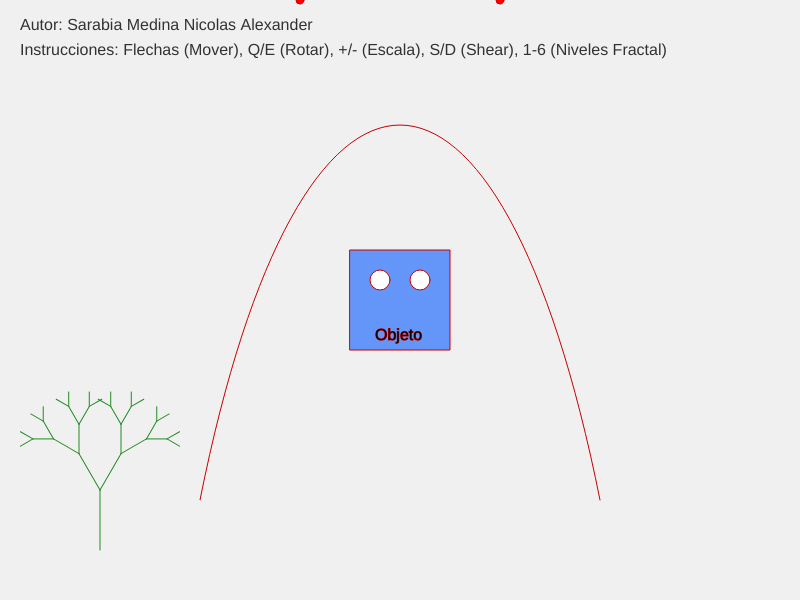
Frame 1 (no input)
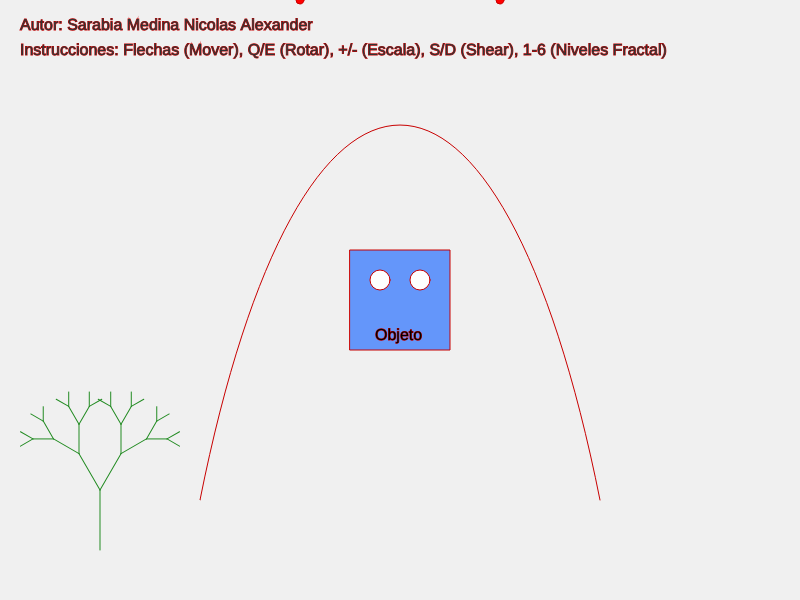
Frame 60 (no input)
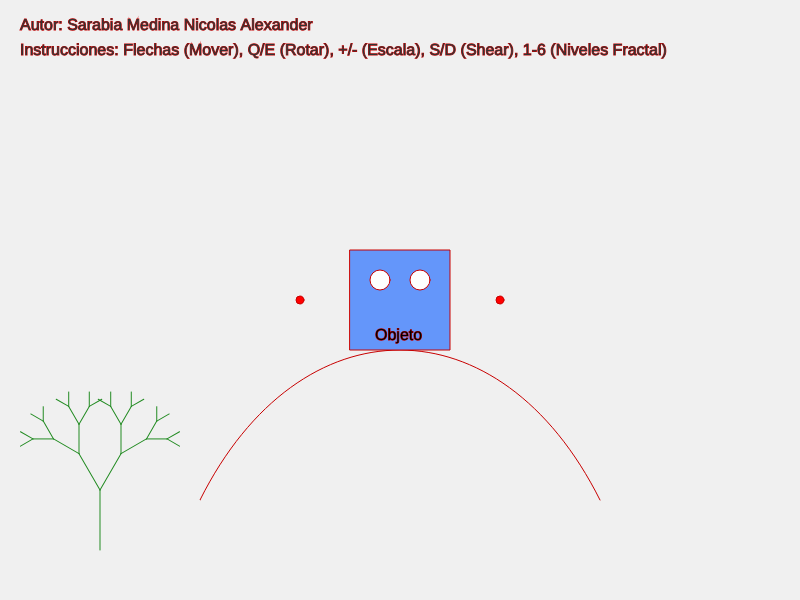
Frame 120 (the mouse pressed at the canvas centre since frame 60)

The p5.js sketch that drew these frames (run headless with seeded random() and noise() and a simulated clock; from frame 60 on, the mouse is pressed at the canvas centre):

// p5.js sketch
// ── sketch.js
let posX, posY, escala = 1.0, angulo = 0, sesgo = 0;
let p1y = 80; 
let niveles = 4;

function setup() {
  createCanvas(800, 600);
  posX = width / 2;
  posY = height / 2;
  rectMode(CENTER);
}

function draw() {
  background(240);
  
  textAlign(LEFT);
  textSize(16);
  fill(50);
  text("Autor: Sarabia Medina Nicolas Alexander", 20, 30);
  text("Instrucciones: Flechas (Mover), Q/E (Rotar), +/- (Escala), S/D (Shear), 1-6 (Niveles Fractal)", 20, 55);

  dibujarCurva();

  push();
  aplicarTransformaciones();
  dibujarPersonaje();
  pop();

  push();
  translate(100, height - 50);
  dibujarFractal(60, niveles);
  pop();

  procesarEntradas();
}

function aplicarTransformaciones() {
  translate(posX, posY); 
  rotate(angulo);        
  scale(escala);         
  shearX(sesgo);         
}

function dibujarPersonaje() {
  fill(100, 150, 250);
  rect(0, 0, 100, 100); 
  fill(255);
  circle(-20, -20, 20); 
  circle(20, -20, 20);  
  fill(0);
  text("Objeto", -25, 40);
}

function dibujarCurva() {
  noFill();
  stroke(200, 0, 0);
  p1y = mouseY;
  bezier(200, 500, 300, p1y, 500, p1y, 600, 500); 
  fill(255, 0, 0);
  circle(300, p1y, 8);
  circle(500, p1y, 8);
}

function dibujarFractal(len, n) {
  stroke(34, 139, 34);
  line(0, 0, 0, -len);
  translate(0, -len);
  if (n > 0) { 
    push();
    rotate(PI / 6);
    dibujarFractal(len * 0.7, n - 1);
    pop();
    push();
    rotate(-PI / 6);
    dibujarFractal(len * 0.7, n - 1);
    pop();
  }
}

function procesarEntradas() {
  // Movimiento (Flechas)
  if (keyIsDown(LEFT_ARROW)) posX -= 5;
  if (keyIsDown(RIGHT_ARROW)) posX += 5;
  if (keyIsDown(UP_ARROW)) posY -= 5;
  if (keyIsDown(DOWN_ARROW)) posY += 5;
  if (keyIsDown(81)) angulo -= 0.03; 
  if (keyIsDown(69)) angulo += 0.03;

  if (keyIsPressed) {
    if (key === '+' || key === '=') escala += 0.02; 
    if (key === '-' || key === '_') escala -= 0.02; 
    if (key === 's' || key === 'S') sesgo += 0.01; 
    if (key === 'd' || key === 'D') sesgo -= 0.01; 
  }
  
  escala = constrain(escala, 0.1, 3.0); 
}

function keyPressed() {
  if (key >= '1' && key <= '6') niveles = int(key); 
}
